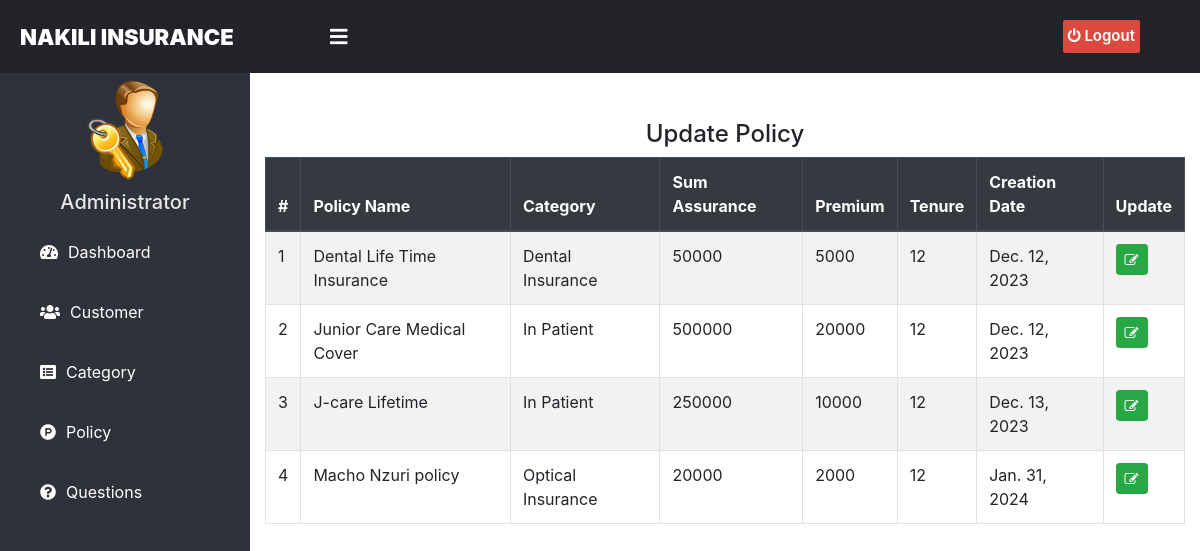
Page /admin-update-policy on the committed database.
### insurance/models.py (models this page shows, shortened)
class Policy(models.Model):
    category= models.ForeignKey('Category', on_delete=models.CASCADE)
    policy_name=models.CharField(max_length=200)
    sum_assurance=models.PositiveIntegerField()
    premium=models.PositiveIntegerField()
    tenure=models.PositiveIntegerField()
    creation_date =models.DateField(auto_now=True)

class Category(models.Model):
    category_name =models.CharField(max_length=20)
    creation_date =models.DateField(auto_now=True)
    def __str__(self):
        return self.category_name

### insurance/views.py (the view)
# urls.py: path('admin-update-policy', views.admin_update_policy_view,name='admin-update-policy'),
def admin_update_policy_view(request):
    policies = models.Policy.objects.all()
    return render(request,'insurance/admin_update_policy.html',{'policies':policies})

### templates/insurance/admin_update_policy.html (shortened to what this page needs)
{% extends 'insurance/adminbase.html' %}
{% block content %}
{%load static%}
<head>
  <link href="http://netdna.bootstrapcdn.com/bootstrap/4.0.0-beta/css/bootstrap.min.css" rel="stylesheet">
    <link rel="stylesheet" href="https://maxcdn.bootstrapcdn.com/bootstrap/4.4.1/css/bootstrap.min.css">
    <link href="https://maxcdn.bootstrapcdn.com/font-awesome/4.3.0/css/font-awesome.min.css" rel="stylesheet">
</head>
<div class="container">
  <div class="panel panel-primary">
    <div class="panel-heading">
      <h4 class="text-center">Update Policy</h4>
    </div>
    <table class="table table-hover table-bordered table-striped" id="dev-table">
      <thead class="thead-dark">
        <tr>
            <th>#</th>
          <th>Policy Name</th>
          <th> Category</th>
          <th> Sum Assurance</th>
          <th> Premium</th>
          <th> Tenure</th>
          <th> Creation Date</th>
             <th>Update</th>
        </tr>
      </thead>
      {% for t in policies %}
      <tr>
        <td> {{ forloop.counter }}</td>
        <td> {{t.policy_name}}</td>
        <td> {{t.category}}</td>
        <td> {{t.sum_assurance}}</td>
        <td> {{t.premium}}</td>
        <td> {{t.tenure}}</td>
        <td>{{t.creation_date}}</td>
        <td><a class="btn btn-success btn-sm" href="{% url 'update-policy' t.id  %}"><span class="fa fa-edit"></span></a></td>
      </tr>
      {% endfor %}
    </table>
  </div>
</div>
<br><br><br><br><br><br>
{% endblock content %}

### templates/insurance/admin_update_policy.html (style rules this page uses)
a:link { text-decoration: none; }

### rows in the picture
Policy: policy_name "Dental Life Time Insurance", category "Dental Insurance", sum_assurance "50000", premium "5000", tenure "12", creation_date "Dec. 12, 2023"
Policy: policy_name "Junior Care Medical Cover", category "In Patient", sum_assurance "500000", premium "20000", tenure "12", creation_date "Dec. 12, 2023"
Policy: policy_name "J-care Lifetime", category "In Patient", sum_assurance "250000", premium "10000", tenure "12", creation_date "Dec. 13, 2023"
Policy: policy_name "Macho Nzuri policy", category "Optical Insurance", sum_assurance "20000", premium "2000", tenure "12", creation_date "Jan. 31, 2024"
